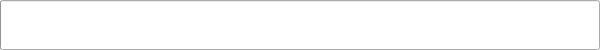
<?xml version="1.0" encoding="UTF-8"?>
<ui version="4.0">
 <class>DialogShowProgress</class>
 <widget class="QDialog" name="DialogShowProgress">
  <property name="geometry">
   <rect>
    <x>0</x>
    <y>0</y>
    <width>600</width>
    <height>50</height>
   </rect>
  </property>
  <property name="minimumSize">
   <size>
    <width>600</width>
    <height>50</height>
   </size>
  </property>
  <property name="maximumSize">
   <size>
    <width>600</width>
    <height>50</height>
   </size>
  </property>
  <property name="windowTitle">
   <string>Dialog</string>
  </property>
  <layout class="QVBoxLayout" name="verticalLayout">
   <property name="spacing">
    <number>0</number>
   </property>
   <property name="leftMargin">
    <number>0</number>
   </property>
   <property name="topMargin">
    <number>0</number>
   </property>
   <property name="rightMargin">
    <number>0</number>
   </property>
   <property name="bottomMargin">
    <number>0</number>
   </property>
   <item>
    <widget class="QProgressBar" name="progressBar">
     <property name="minimumSize">
      <size>
       <width>0</width>
       <height>50</height>
      </size>
     </property>
     <property name="value">
      <number>0</number>
     </property>
     <property name="format">
      <string notr="true"/>
     </property>
    </widget>
   </item>
  </layout>
 </widget>
 <resources/>
 <connections/>
</ui>
